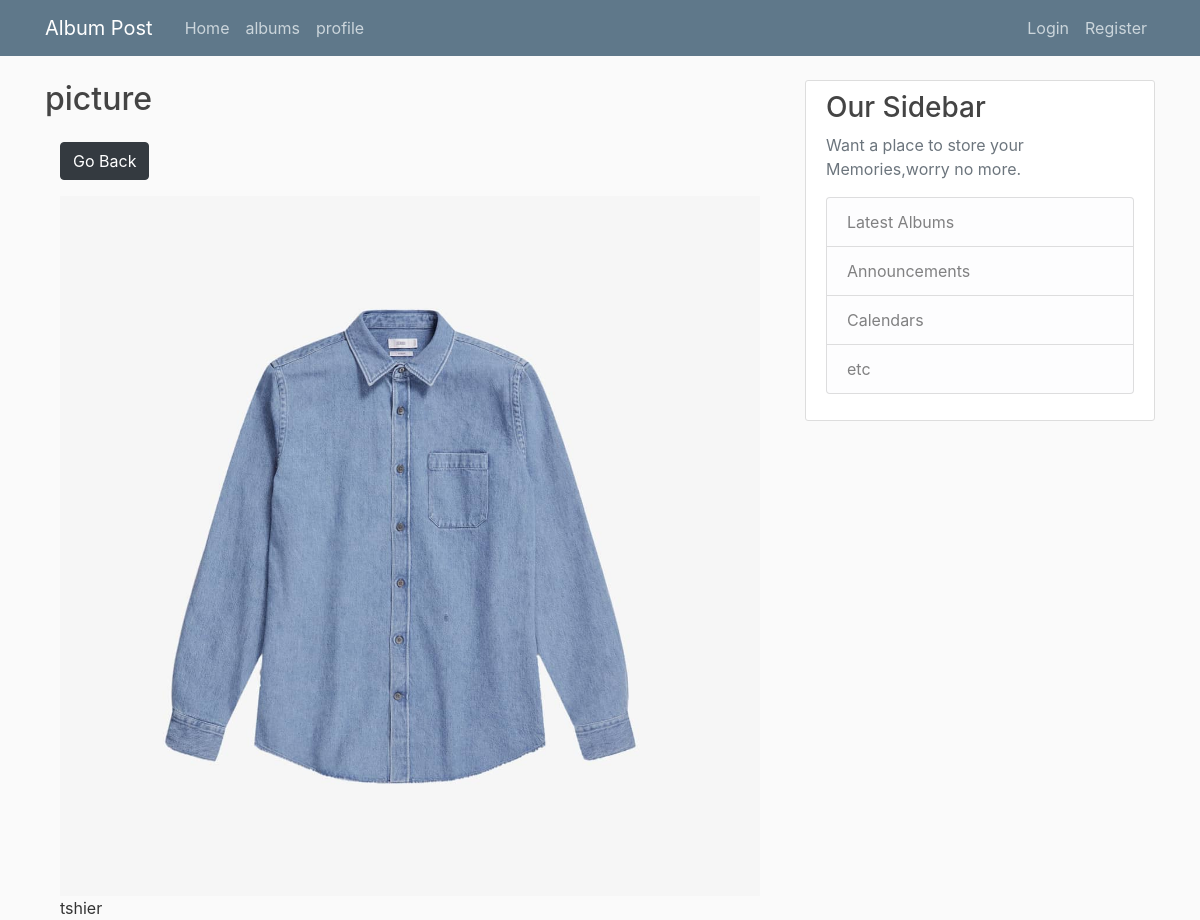
/photo/5, run on the app's committed database.
### photos/models.py (models this page shows, shortened)
class Photo(models.Model):
    album = models.ForeignKey(Album, on_delete=models.SET_NULL,null=True,blank=True)
    image = models.ImageField(null =False, blank = False)
    description = models.TextField(max_length=100, null=False,blank=False)
    user = models.ForeignKey(User, on_delete=models.CASCADE, null=True, blank=True)

### photos/views.py (the view)
# urls.py: path('photo/<str:pk>',views.photo, name = 'photo'),
def photo(request, pk):
    photo = Photo.objects.get(id=pk)
    return render(request, 'photos/photo.html', {'photo': photo})

### photos/templates/photos/photo.html
{% extends "photos/base.html" %} {% block content %}
<h2>picture</h2>
<div class="container">
    <div class="row justify-content-center">
        <div class="col">
            <a href="{% url 'album' %}" class="btn btn-dark my-3">Go Back</a>
            <div style="height: 90vh;">
                <img style="max-width: 100%; max-height: 100%;" src="{{photo.image.url}}">
                <p>{{photo.description}}</p>
            </div>
        </div>
    </div>
</div>
{% endblock content %}

### photos/static/photos/main.css (style rules this page uses)
body { background: #fafafa; color: #333333; margin-top: 5rem; }
h1, h2, h3, h4, h5, h6 { color: #444444; }

### data on the page
Photo: image (picture), description "tshier"
